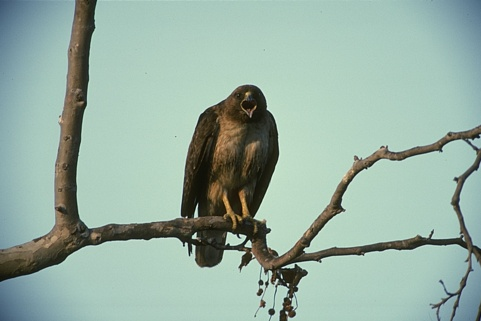
#> input picture Experiments/Image Segmentation exp/42049.jpg, 481 x 321 px, found by its file name
$ jupyter execute __FCM_workingWithVQ.ipynb
#> lines starting #> are read from the running program, lines starting #| are printed output that depends on the picture
### Experiments/Image Segmentation exp/fuzzy_cmeans.py
import numpy as np
from scipy.linalg import norm
from scipy.spatial.distance import cdist


class FCM:
    def __init__(self, n_clusters=4, max_iter=100, m=2, error=1e-6):
        super().__init__()
        self.u, self.centers = None, None
        self.n_clusters = n_clusters
        self.max_iter = max_iter
        self.m = m
        self.error = error

    def fit(self, X):
        N = X.shape[0]
        C = self.n_clusters
        centers = []

        u = np.random.dirichlet(np.ones(C), size=N)

        iteration = 0
        while iteration < self.max_iter:
            u2 = u.copy()

            centers = self.next_centers(X, u)
            u = self.next_u(X, centers)
            iteration += 1

            # Stopping rule
            if norm(u - u2) < self.error:
                break

        self.u = u
        self.centers = centers
        return centers

    def next_centers(self, X, u):
        um = u ** self.m
        return (X.T @ um / np.sum(um, axis=0)).transpose()

    def next_u(self, X, centers):
        return self._predict(X, centers)

    def _predict(self, X, centers):
        power = float(2 / (self.m - 1))
        temp = cdist(X, centers) ** power
        denominator_ = temp.reshape((X.shape[0], 1, -1)).repeat(temp.shape[-1], axis=1)
        denominator_ = temp[:, :, np.newaxis] / denominator_

        return 1 / denominator_.sum(2)

    def predict(self, X):
        if len(X.shape) == 1:
            X = np.expand_dims(X, axis=0)

        u = self._predict(X, self.centers)
        return np.argmax(u, axis=-1)

### Experiments/Image Segmentation exp/thirdRound -/Image3/__FCM_workingWithVQ.ipynb
[cell 1]
import random
from sklearn.utils.extmath import row_norms
from sklearn.utils.extmath import row_norms, squared_norm, stable_cumsum
import scipy.sparse as sp
from sklearn.metrics.pairwise import euclidean_distances
import matplotlib.pyplot as plt
import numpy as np
import seaborn as sns
from sklearn.datasets.samples_generator import make_blobs
import cv2 as cv
from fuzzy_cmeans import FCM
np.random.seed(0)

[cell 2]
img=cv.imread('42049.jpg')
#> img is the input picture: shape (321, 481, 3); mean B, G, R 163.1, 175.2, 150.9
img=cv.cvtColor(img,cv.COLOR_BGR2RGB)

plt.imshow(img)
plt.xticks([])
plt.yticks([])
plt.grid(False)
plt.show()
pic=cv.cvtColor(img,cv.COLOR_RGB2LUV)
#> pic: shape (321, 481, 3); mean of channels 0, 1, 2 174.8, 87.6, 142.4
plt.imshow(pic)

[cell 3]
#resize the image
img = cv.resize(pic, dsize=(200, 200))
#> img: shape (200, 200, 3); mean of channels 0, 1, 2 174.7, 87.5, 142.3

#
# rearange the image array with the block size of four
#

i=0
j=0
luv=[]

for h in range(100):
    j=0
    for k in range(100):
        luv.append([
            [img[i,j,0],img[i+1,j,0],img[i,j+1,0],img[i+1,j+1,0]],
            [img[i,j,1],img[i+1,j,1],img[i,j+1,1],img[i+1,j+1,1]],
            [img[i,j,2],img[i+1,j,2],img[i,j+1,2],img[i+1,j+1,2]]
        ])

        j=j+2
    i=i+2
#> after the loop, i = 200; luv = 10000 items

luva=np.reshape(np.array(luv),(100,100,3,4))
print('luva.shape',luva.shape)
#| luva.shape (100, 100, 3, 4)

# re-asign the new array format to the image
pic=luva
print('pic.shape',pic.shape)
#| pic.shape (100, 100, 3, 4)

pic_n = pic.reshape(pic.shape[0]*pic.shape[1]* pic.shape[2], pic.shape[3])
print('pic_n.shape',pic_n.shape)
#| pic_n.shape (30000, 4)

x=pic_n

[cell 4]
def _k_init(X, n_clusters, x_squared_norms, random_state, n_local_trials=None):
    """Init n_clusters seeds according to k-means++
    Parameters
    ----------
    X : array or sparse matrix, shape (n_samples, n_features)
        The data to pick seeds for. To avoid memory copy, the input data
        should be double precision (dtype=np.float64).
    n_clusters : integer
        The number of seeds to choose
    x_squared_norms : array, shape (n_samples,)
        Squared Euclidean norm of each data point.
    random_state : int, RandomState instance
        The generator used to initialize the centers. Use an int to make the
        randomness deterministic.
        See :term:`Glossary <random_state>`.
    n_local_trials : integer, optional
        The number of seeding trials for each center (except the first),
        of which the one reducing inertia the most is greedily chosen.
        Set to None to make the number of trials depend logarithmically
        on the number of seeds (2+log(k)); this is the default.
    Notes
    -----
    Selects initial cluster centers for k-mean clustering in a smart way
    to speed up convergence. see: Arthur, D. and Vassilvitskii, S.
    "k-means++: the advantages of careful seeding". ACM-SIAM symposium
    on Discrete algorithms. 2007
    Version ported from http://www.stanford.edu/~darthur/kMeansppTest.zip,
    which is the implementation used in the aforementioned paper.
    """
    n_samples, n_features = X.shape

    centers = np.empty((n_clusters, n_features), dtype=X.dtype)

    assert x_squared_norms is not None, 'x_squared_norms None in _k_init'

    # Set the number of local seeding trials if none is given
    if n_local_trials is None:
        # This is what Arthur/Vassilvitskii tried, but did not report
        # specific results for other than mentioning in the conclusion
        # that it helped.
        n_local_trials = 2 + int(np.log(n_clusters))

    # Pick first center randomly
    center_id = random_state.randint(n_samples)
    if sp.issparse(X):
        centers[0] = X[center_id].toarray()
    else:
        centers[0] = X[center_id]

    # Initialize list of closest distances and calculate current potential
    closest_dist_sq = euclidean_distances(
        centers[0, np.newaxis], X, Y_norm_squared=x_squared_norms,
        squared=True)
    current_pot = closest_dist_sq.sum()

    # Pick the remaining n_clusters-1 points
    for c in range(1, n_clusters):
        # Choose center candidates by sampling with probability proportional
        # to the squared distance to the closest existing center
        rand_vals = random_state.random_sample(n_local_trials) * current_pot
        candidate_ids = np.searchsorted(stable_cumsum(closest_dist_sq),
                                        rand_vals)

        # Compute distances to center candidates
        distance_to_candidates = euclidean_distances(
            X[candidate_ids], X, Y_norm_squared=x_squared_norms, squared=True)

        # Decide which candidate is the best
        best_candidate = None
        best_pot = None
        best_dist_sq = None
        for trial in range(n_local_trials):
            # Compute potential when including center candidate
            new_dist_sq = np.minimum(closest_dist_sq,
                                     distance_to_candidates[trial])
            new_pot = new_dist_sq.sum()

            # Store result if it is the best local trial so far
            if (best_candidate is None) or (new_pot < best_pot):
                best_candidate = candidate_ids[trial]
                best_pot = new_pot
                best_dist_sq = new_dist_sq

        # Permanently add best center candidate found in local tries
        if sp.issparse(X):
            centers[c] = X[best_candidate].toarray()
        else:
            centers[c] = X[best_candidate]
        current_pot = best_pot
        closest_dist_sq = best_dist_sq

    return centers

[cell 5]
import time as t
timearray=[]
segementedImg=[]

clusterssize=[2,3,4,5,6,7,8,9,10]
error=[]

[cell 6]
for i in clusterssize:

    start=t.time()
    fuzzy_cmeans2 = FCM(n_clusters=i,max_iter=50)
    fuzzy_cmeans2.centers=_k_init(x,i, row_norms(x, squared=True), np.random.RandomState(seed=0))
    fuzzy_cmeans2.fit(x)
    timearray.append(t.time()-start)
    label=fuzzy_cmeans2.predict(x)

    pic2show = fuzzy_cmeans2.centers[label]
    cluster_pic = pic2show.reshape(pic.shape[0],pic.shape[1], pic.shape[2], pic.shape[3])
    error.append(np.linalg.norm(pic-cluster_pic))
    print(i)
#> this loop made 9 passes
#> after the loop, error = [9326, 4634.9, 4362.4, 4134.3, 3993.7, 3948.4, 3153.8, 3074.2, 3032.7]; timearray = [0.353, 0.203, 0.72, 0.868, 1.01, 0.952, 1.17, 1.49, 1.32]

[cell 7]
#convert back the clustered image to the original form
#decoding

temp=np.zeros((200,200,3))
i=0
j=0
for h in range(100):
    j=0
    for k in range(100):
        val=cluster_pic[h,k,:,:]

        temp[i,j,0]=val[0][0]
        temp[i+1,j,0]=val[0][1]
        temp[i,j+1,0]=val[0][2]
        temp[i+1,j+1,0]=val[0][3]

        temp[i,j,1]=val[1][0]
        temp[i+1,j,1]=val[1][1]
        temp[i,j+1,1]=val[1][2]
        temp[i+1,j+1,1]=val[1][3]

        temp[i,j,2]=val[2][0]
        temp[i+1,j,2]=val[2][1]
        temp[i,j+1,2]=val[2][2]
        temp[i+1,j+1,2]=val[2][3]

        j=j+2
    i=i+2
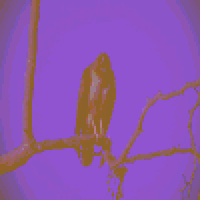
#> temp: shape (200, 200, 3) float64; mean of channels 0, 1, 2 174.8, 87.3, 142.2; drawn as B, G, R
#> after the loop, i = 200


temp=cv.cvtColor((temp).astype('uint8'),cv.COLOR_LUV2RGB)
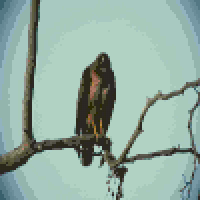
#> temp: shape (200, 200, 3); mean R, G, B 147.7, 174.1, 163
plt.imshow(temp)
plt.xticks([])
plt.yticks([])
plt.imshow(temp)
plt.savefig('FCM_SegementdIMg.jpg')
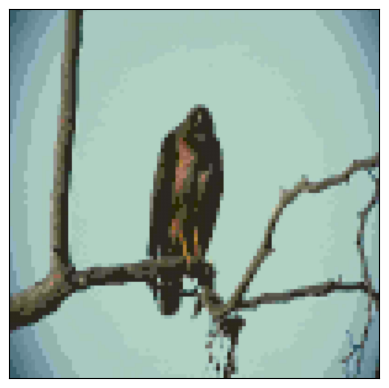
#> figure drawn by matplotlib, 1 panel
plt.show()

[cell 8]
plt.xlabel('Number of Clusters')
plt.ylabel('Error')
plt.plot(clusterssize,error)
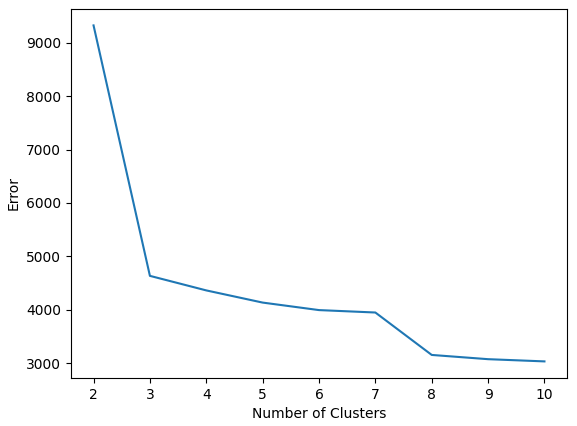
#> figure drawn by matplotlib, 1 panel

[cell 9]
plt.xlabel('Number of Clusters')
plt.ylabel('Time [Sec]')

plt.plot(np.arange(2,11,1),timearray)
np.savetxt("FCM_error.csv", error, delimiter=",")
np.savetxt("FCM_timearray.csv", timearray, delimiter=",")
np.savetxt("FCM_segementedImg.csv", segementedImg, delimiter=",")
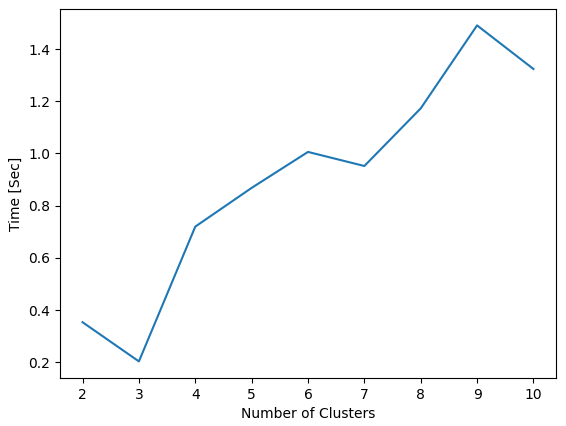
#> figure drawn by matplotlib, 1 panel

[cell 10]
error
#> Out has the same summary as error

$ run again, with Experiments/Image Segmentation exp/238011.jpg copied over Experiments/Image Segmentation exp/42049.jpg
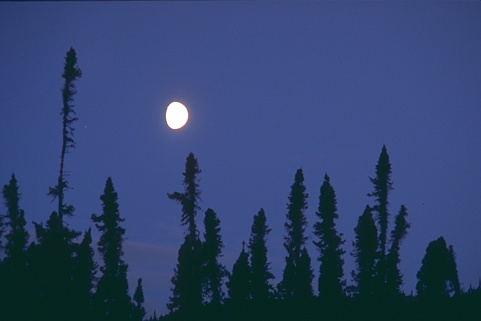
#> input picture Experiments/Image Segmentation exp/238011.jpg, 481 x 321 px, found by its file name
#> img is the input picture: shape (321, 481, 3); mean B, G, R 110, 67.4, 48.4
#> pic: shape (321, 481, 3); mean of channels 0, 1, 2 73, 90.2, 101.5
#> after the loop `for h in range(100):`: i = 200; luv = 10000 items
#| luva.shape (100, 100, 3, 4)
#| pic.shape (100, 100, 3, 4)
#| pic_n.shape (30000, 4)
#> the loop `for i in clusterssize: ` made 9 passes
#> after the loop `for i in clusterssize:`: error = [4928, 2543.7, 2355.8, 2150.7, 2077.2, 1964, 1913.4, 1881, 1845]; timearray = [0.12, 0.191, 0.578, 0.689, 0.794, 1.13, 1.35, 1.43, 1.49]
#> after the loop `for h in range(100):`:
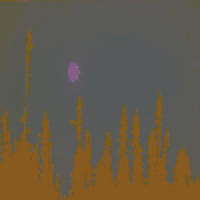
#> temp: shape (200, 200, 3) float64; mean of channels 0, 1, 2 72.7, 90.2, 101.3; drawn as B, G, R
#> after the loop `for h in range(100):`: i = 200
#> `[cell 9] plt.xlabel('Number of Clusters') plt.ylabel('Time [Sec]')  pl..`:
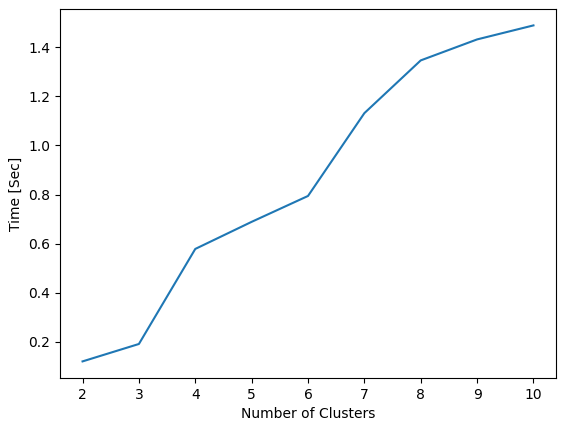
#> figure drawn by matplotlib, 1 panel
#> Out has the same summary as error

$ run again, with Experiments/Image Segmentation exp/35070.jpg copied over Experiments/Image Segmentation exp/42049.jpg
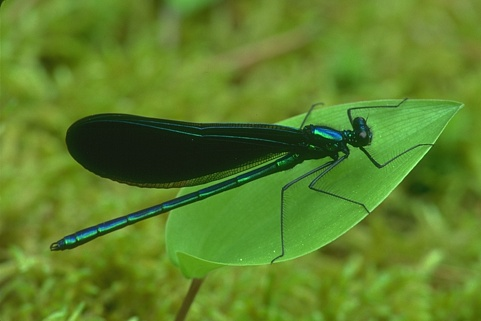
#> input picture Experiments/Image Segmentation exp/35070.jpg, 481 x 321 px, found by its file name
#> img is the input picture: shape (321, 481, 3); mean B, G, R 40.8, 129, 93
#> pic: shape (321, 481, 3); mean of channels 0, 1, 2 125.5, 84.1, 183.5
#> after the loop `for h in range(100):`: i = 200; luv = 10000 items
#| luva.shape (100, 100, 3, 4)
#| pic.shape (100, 100, 3, 4)
#| pic_n.shape (30000, 4)
#> the loop `for i in clusterssize: ` made 9 passes
#> after the loop `for i in clusterssize:`: error = [7751.3, 4680.9, 3604.5, 3072, 2807.9, 2517, 2343.2, 2225.8, 2140.3]; timearray = [0.152, 0.205, 0.538, 0.594, 0.708, 0.893, 0.971, 1.2, 1.57]
#> after the loop `for h in range(100):`:
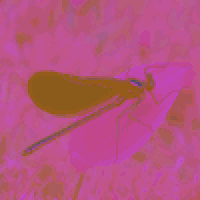
#> temp: shape (200, 200, 3) float64; mean of channels 0, 1, 2 125.6, 84.2, 183; drawn as B, G, R
#> after the loop `for h in range(100):`: i = 200
#> `[cell 9] plt.xlabel('Number of Clusters') plt.ylabel('Time [Sec]')  pl..`:
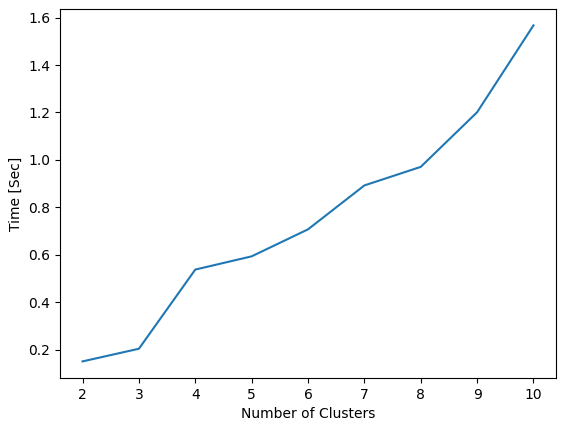
#> figure drawn by matplotlib, 1 panel
#> Out has the same summary as error

$ run again, with Experiments/Image Segmentation exp/41033.jpg copied over Experiments/Image Segmentation exp/42049.jpg
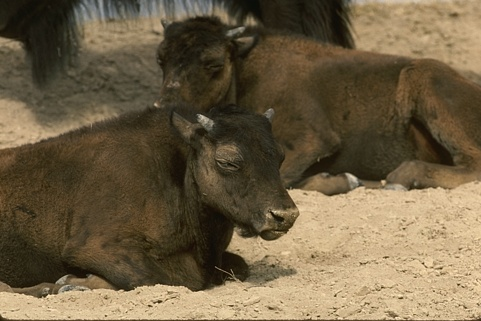
#> input picture Experiments/Image Segmentation exp/41033.jpg, 481 x 321 px, found by its file name
#> img is the input picture: shape (321, 481, 3); mean B, G, R 68.9, 96, 111.4
#> pic: shape (321, 481, 3); mean of channels 0, 1, 2 102.4, 104.4, 155.1
#> after the loop `for h in range(100):`: i = 200; luv = 10000 items
#| luva.shape (100, 100, 3, 4)
#| pic.shape (100, 100, 3, 4)
#| pic_n.shape (30000, 4)
#> the loop `for i in clusterssize: ` made 9 passes
#> after the loop `for i in clusterssize:`: error = [7982.8, 5364.2, 4230.6, 3549.3, 3380.4, 2903.7, 2701.2, 2587.7, 2609.7]; timearray = [0.156, 0.319, 0.659, 0.693, 0.936, 1.04, 1.1, 1.29, 1.31]
#> after the loop `for h in range(100):`:
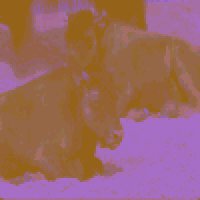
#> temp: shape (200, 200, 3) float64; mean of channels 0, 1, 2 102.4, 104.2, 155.2; drawn as B, G, R
#> after the loop `for h in range(100):`: i = 200
#> `[cell 9] plt.xlabel('Number of Clusters') plt.ylabel('Time [Sec]')  pl..`:
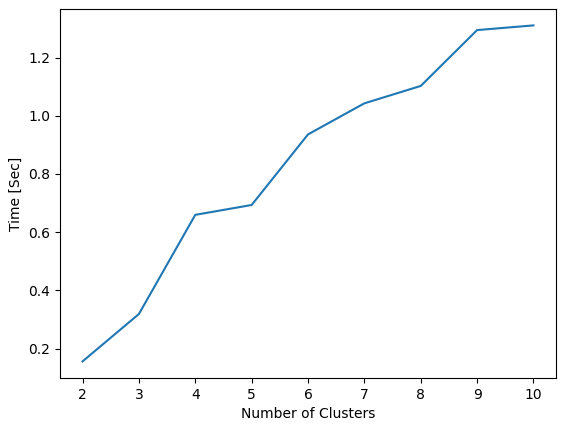
#> figure drawn by matplotlib, 1 panel
#> Out has the same summary as error
